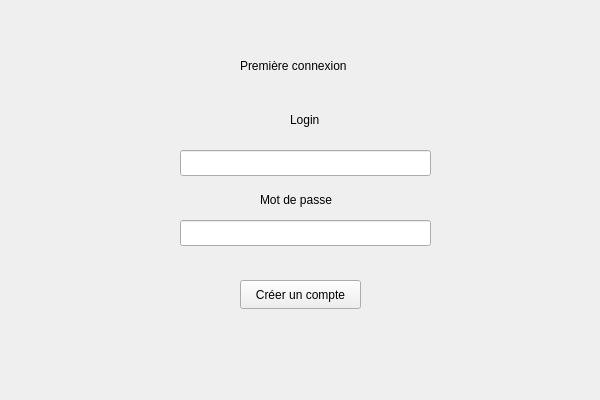
<?xml version="1.0" encoding="UTF-8"?>
<ui version="4.0">
 <class>FirstConnexion</class>
 <widget class="QWidget" name="FirstConnexion">
  <property name="geometry">
   <rect>
    <x>0</x>
    <y>0</y>
    <width>600</width>
    <height>400</height>
   </rect>
  </property>
  <property name="windowTitle">
   <string>Form</string>
  </property>
  <widget class="QLabel" name="label">
   <property name="geometry">
    <rect>
     <x>240</x>
     <y>50</y>
     <width>141</width>
     <height>31</height>
    </rect>
   </property>
   <property name="text">
    <string>Première connexion</string>
   </property>
  </widget>
  <widget class="QLineEdit" name="lineEdit">
   <property name="geometry">
    <rect>
     <x>180</x>
     <y>150</y>
     <width>251</width>
     <height>26</height>
    </rect>
   </property>
  </widget>
  <widget class="QLineEdit" name="lineEdit_2">
   <property name="geometry">
    <rect>
     <x>180</x>
     <y>220</y>
     <width>251</width>
     <height>26</height>
    </rect>
   </property>
  </widget>
  <widget class="QLabel" name="label_2">
   <property name="geometry">
    <rect>
     <x>290</x>
     <y>110</y>
     <width>63</width>
     <height>20</height>
    </rect>
   </property>
   <property name="text">
    <string>Login</string>
   </property>
  </widget>
  <widget class="QLabel" name="label_3">
   <property name="geometry">
    <rect>
     <x>260</x>
     <y>190</y>
     <width>121</width>
     <height>20</height>
    </rect>
   </property>
   <property name="text">
    <string>Mot de passe</string>
   </property>
  </widget>
  <widget class="QPushButton" name="pushButton">
   <property name="geometry">
    <rect>
     <x>240</x>
     <y>280</y>
     <width>121</width>
     <height>29</height>
    </rect>
   </property>
   <property name="text">
    <string>Créer un compte</string>
   </property>
  </widget>
 </widget>
 <resources/>
 <connections/>
</ui>
